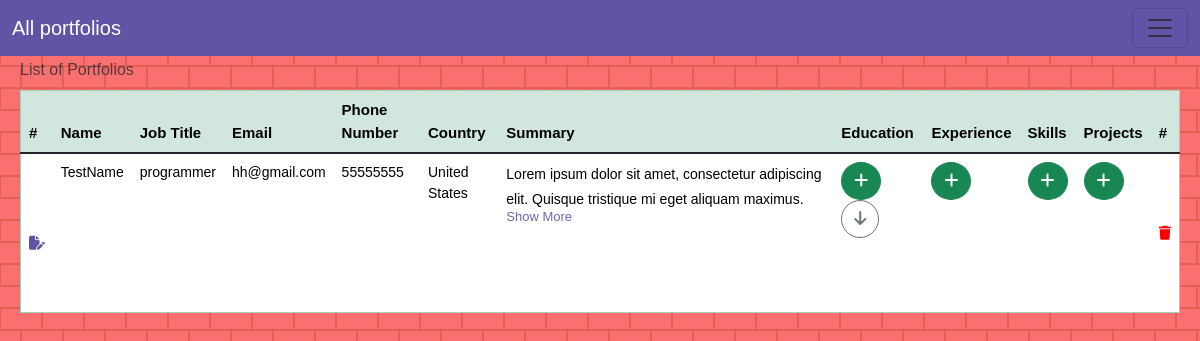
/admin/dashboard (signed in), run on the app's committed database.
### main.py (models this page shows)
class Users(db.Model):
    __tablename__ = "users"
    id: Mapped[int] = mapped_column(primary_key=True)
    name: Mapped[str] = mapped_column(String(255))
    email: Mapped[str] = mapped_column(String(255), unique=True)
    phone: Mapped[str] = mapped_column(String(20))
    job_title: Mapped[str] = mapped_column(String(255))
    country: Mapped[str] = mapped_column(String(255))
    summary: Mapped[str] = mapped_column(Text)
    educations: Mapped[List["Education"]] = relationship(back_populates="user", cascade="all, delete-orphan")
    experiences: Mapped[List["Experience"]] = relationship(back_populates="user", cascade="all, delete-orphan")
    skills: Mapped[List["Skills"]] = relationship(back_populates="user", cascade="all, delete-orphan")
    projects: Mapped[List["Projects"]] = relationship(back_populates="user", cascade="all, delete-orphan")

### main.py (the view)
@app.route("/admin/dashboard", methods=["POST", "GET"])
@login_required
def dashboard():
    users = get_all_portfolio()
    return render_template("admin/dashboard.html", users=users)

### templates/admin/dashboard.html (shortened to what this page needs)
{% extends "admin/dashboard_layout.html" %}
{% block content %}
<div>
    <div class="outer-wrapper">
    <div class="table-responsive-lg table-wrapper">
            <table class="table caption-top border border-success-subtle table-hover">
                <caption>List of Portfolios</caption>
                <thead>
                    <tr class="table-success">
                        <th scope="col">#</th>
                        <th scope="col">Name</th>
                        <th scope="col">Job Title</th>
                        <th scope="col">Email</th>
                        <th scope="col">Phone Number</th>
                        <th scope="col">Country</th>
                        <th scope="col">Summary</th>
                        <th scope="col" colspan="3">Education</th>
                        <th scope="col" colspan="3">Experience</th>
                        <th scope="col" colspan="3">Skills</th>
                        <th scope="col" colspan="3">Projects</th>
                        <th scope="col">#</th>
                    </tr>
                </thead>
                <tbody class="table-group-divider">
                    {% for user in users %}
                    <tr>
                        <td style="vertical-align: middle; text-align:center;">
                            <br><a href="{{ url_for('update_user', user_id=user.id) }}"><i class="fa-solid fa-file-pen edit-btn"></i></a>
                        </td>
                        <td>{{ user.name }}</td>
                        <td>{{ user.job_title }}</td>
                        <td>{{ user.email }}</td>
                        <td>{{ user.phone }}</td>
                        <td>{{ user.country }}</td>
                        <td>
                            {% with project_id=user.id, field_name="UserSummary", field_info=user.summary%}
                             {% include  "expand-text.html" %}
                            {% endwith %}
                        </td>
                        <td colspan="3">
                            {% if user.educations %}
                           <p>
                               <a class="btn btn-success circular-btn" href="{{ url_for('add_education', user_id=user.id) }}"><i class="fa-solid fa-plus"></i></a>
                               <button class="btn btn-outline-secondary circular-btn" type="button" data-bs-toggle="collapse" data-bs-target="#collapseEducation" aria-expanded="false" aria-controls="collapseEducation">
                                    <i class="fa-solid fa-arrow-down"></i>
                                </button>
                            </p>
                            <div style="min-height: 50px;">
                            </div>
                            {% else %}
                            <a class="btn btn-success circular-btn" href="{{ url_for('add_education', user_id=user.id) }}"><i class="fa-solid fa-plus"></i></a>
                            {% endif %}
                        </td>
                        <td colspan="3">
                            {% if user.experiences %}
                            <p>
                                <a class="btn btn-success circular-btn" href="{{ url_for('add_experience', user_id=user.id) }}"><i class="fa-solid fa-plus"></i></a>
                                <button class="btn btn-outline-secondary circular-btn" type="button" data-bs-toggle="collapse" data-bs-target="#collapseExperience" aria-expanded="false" aria-controls="collapseExperience">
                                    <i class="fa-solid fa-arrow-down"></i>
                                </button>
                            </p>
                            <div style="min-height: 50px;">
                              <div class="collapse collapse-horizontal" id="collapseExperience">
                                <div style="width: 100%;">
                                   <table class="table table-sm">
                                        <thead>
                                          <th>#</th>
                                          <th>job_title</th>
                                          <th>company</th>
                                          <th>start_date</th>
                                          <th>end_date</th>
                                          <th>is_current</th>
                                          <th>description</th>
                                          <th>responsibilities</th>
                                          <th>achievements</th>
                                          <th>#</th>
                                        </thead>
                                        <tbody>
                                        {% for exp in user.experiences %}
                                         <tr>
                                             <td><br><a href="{{ url_for('update_experience', exp_id=exp.experience_id) }}"><i class="fa-solid fa-file-pen" style="color: purple;"></i></a></td>
                                             <td>{{ exp.job_title }}</td>
                                             <td>{{ exp.company }}</td>
                                             <td>{{ exp.start_date }}</td>
                                             <td>{{ exp.end_date }}</td>
                                             <td>{{ exp.is_current }}</td>
                                             <td>{{ exp.description }}</td>
                                             <td>{{ exp.responsibilities }}</td>
                                             <td>{{ exp.achievements }}</td>
                                             <td><a href="{{ url_for('delete_experience', exp_id=exp.experience_id) }}"><i class="fa-solid fa-trash" style="color: hsl(0, 100%, 74%) ;"></i></a></td>
                                         </tr>
                                          {% endfor %}
                                        </tbody>
                                    </table>
                                </div>
                              </div>
                            </div>
                            {% else %}
                             <a class="btn btn-success circular-btn" href="{{ url_for('add_experience', user_id=user.id) }}"><i class="fa-solid fa-plus"></i></a>
                            {% endif %}
                        </td>
                        <td colspan="3">
                            {% if user.skills %}
                            <p>
                                <a class="btn btn-success circular-btn" href="{{ url_for('add_skill', user_id=user.id) }}"><i class="fa-solid fa-plus"></i></a>
                                 <button class="btn btn-outline-secondary circular-btn" type="button" data-bs-toggle="collapse" data-bs-target="#collapseSkill" aria-expanded="false" aria-controls="collapseSkill">
                                    <i class="fa-solid fa-arrow-down"></i>
                                </button>
                            </p>
                            <div style="min-height: 50px;">
                              <div class="collapse collapse-horizontal" id="collapseSkill">
                                <div style="width: 100%;">
                                    <table class="table mb-0">
                                        <thead>
                                        <th>#</th>
                                        <th>skill_name</th>
                                        <th>proficiency</th>
                                        <th>years_of_experience</th>
                                        <th>details</th>
                                        </thead>
                                        <tbody>
                                        {% for skill in user.skills %}
                                         <tr>
                                             <td><br><a href="{{ url_for('update_skill', skill_id=skill.skill_id) }}"><i class="fa-solid fa-file-pen" style="color: purple;"></i></a></td>
                                            <td>{{ skill.skill_name }}</td>
                                             <td>{{ skill.proficiency }}</td>
                                             <td>{{ skill.years_of_experience }}</td>
                                             <td>{{ skill.details }}</td>
                                             <td><a href="{{ url_for('delete_skill', skill_id=skill.skill_id) }}"><i class="fa-solid fa-trash" style="color: hsl(0, 100%, 74%) ;"></i></a></td>
                                         </tr>
                                          {% endfor %}
                                        </tbody>
                                    </table>
                                </div>
                              </div>
                            </div>
                            {% else %}
                             <a class="btn btn-success circular-btn" href="{{ url_for('add_skill', user_id=user.id) }}"><i class="fa-solid fa-plus"></i></a>
                            {% endif %}
                        </td>
                        <td colspan="3">
                            {% if user.projects %}
                            <p>
                                <a class="btn btn-success circular-btn" href="{{ url_for('add_project', user_id=user.id) }}"><i class="fa-solid fa-plus"></i></a>
                                 <button class="btn btn-outline-secondary circular-btn" type="button" data-bs-toggle="collapse" data-bs-target="#collapseProject" aria-expanded="false" aria-controls="collapseProject">
                                    <i class="fa-solid fa-arrow-down"></i>
                                </button>
                            </p>
                            <div style="min-height: 50px;">
                              <div class="collapse collapse-horizontal" id="collapseProject">
                                <div style="width: 100%;">
                                                                       <table class="table mb-0">
                                        <thead>
                                        <th>#</th>
                                        <th>project_title</th>
                                        <th>description</th>
                                        <th>project_type</th>
                                        <th>company</th>
                                        <th>start_date</th>
                                        <th>end_date</th>
                                        <th>objectives</th>
                                        <th>collaborators</th>
                                        <th>project_url</th>
                                        <th>outcomes</th>
                                        <th>Achievements</th>
                                        <th>#</th>
                                        </thead>
                                        <tbody>
                                        {% for project in user.projects %}
                                         <tr>
                                            <td><br><a href="{{ url_for('update_project', project_id=project.project_id) }}"><i class="fa-solid fa-file-pen" style="color: purple;"></i></a></td>
                                             <td>{{ project.project_title }}</td>
                                             <td>{{ project.description }}</td>
                                             <td>{{ project.project_type }}</td>
                                             <td>{{ project.company }}</td>
                                             <td>{{ project.start_date }}</td>
                                             <td>{{ project.end_date }}</td>
                                             <td>{{ project.objectives }}</td>
                                             <td>{{ project.collaborators }}</td>
                                             <td><a href="{{ project.project_url }}">visit url</a></td>
                                             <td>{{ project.outcomes }}</td>
                                             <td>
                                                 <ul>
                                                 {% for achievement in project.project_achievements %}
                                                  <p class="d-inline-flex gap-1">
                                                      <button class="btn btn-outline-secondary circular-btn" type="button" data-bs-toggle="collapse" data-bs-target="#collapseAchievement{{ achievement.achievement_id }}" aria-expanded="false" aria-controls="collapseAchievement{{ achievement.achievement_id }}">
                                                          <i class="fa-solid fa-arrow-down"></i>
                                                      </button>
                                                   </p>
                                                  <div class="collapse" id="collapseAchievement{{ achievement.achievement_id }}">
                                                        <li>
                                                      <p> {{ achievement.achievement_description }} - {{ achievement.date_achieved.year }} </p>
                                                      <p>{{ achievement.impact }}</p>
                                                     <ul>
                                                     {% for tool in achievement.achievement_tools %}
                                                          <li>{{ tool.tool_name }}</li>
                                                      {% endfor %}
                                                     </ul>
                                                  </li>
                                                  </div>
                                                 {% endfor %}
                                                 </ul>
                                             </td>
                                             <td><a href="{{ url_for('delete_project', project_id=project.project_id) }}"><i class="fa-solid fa-trash" style="color: hsl(0, 100%, 74%) ;"></i></a></td>
                                         </tr>
                                          {% endfor %}
                                        </tbody>
                                    </table>
                                </div>
                              </div>
</div>
                            {% else %}
                                <a class="btn btn-success circular-btn" href="{{ url_for('add_project', user_id=user.id) }}"><i class="fa-solid fa-plus"></i></a>
                            {% endif %}
                        </td>
                        <td style="vertical-align: middle; text-align:center;">
                            <a href="{{ url_for('delete_user', user_id=user.id) }}" style="color: red;"><i class="fa-solid fa-trash"></i></a>
                        </td>
                    </tr>
                    {% endfor %}
                </tbody>
            </table>
        </div>
    </div>
</div>
{% endblock content%}

### templates/expand-text.html
<div id="text-{{ field_name }}-{{ project_id }}" class="text-container">
    {% if field_heading %}
    <span class="secondary-header">{{ field_heading }}:</span> {{ field_info }}
    {% else %}
    {{ field_info }}
    {% endif %}
</div>
<span id="toggle-{{ field_name }}-{{ project_id }}" class="show-more ">Show More</span>

### data on the page
Users: name "TestName", job_title "programmer", email "hh@gmail.com", phone "55555555", country "United States", summary "Lorem ipsum dolor sit amet, consectetur adipiscing elit. Quisque tristique mi eget aliquam maximus.…"
